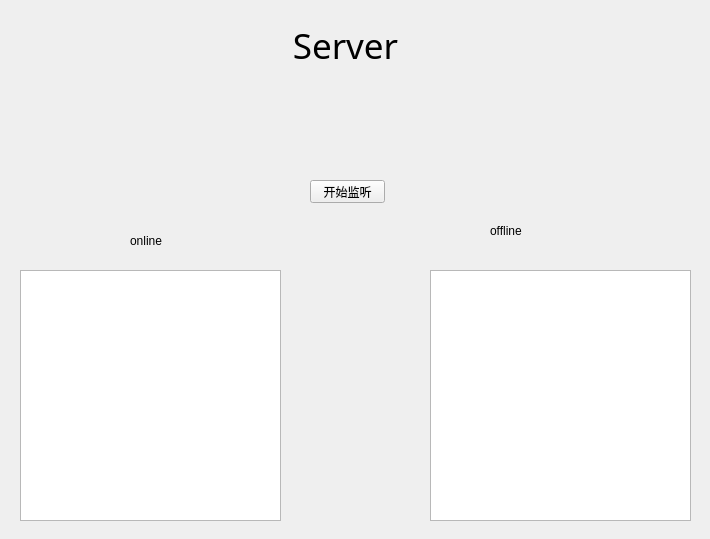
<?xml version="1.0" encoding="UTF-8"?>
<ui version="4.0">
 <class>Widget</class>
 <widget class="QWidget" name="Widget">
  <property name="geometry">
   <rect>
    <x>0</x>
    <y>0</y>
    <width>710</width>
    <height>539</height>
   </rect>
  </property>
  <property name="windowTitle">
   <string>Widget</string>
  </property>
  <widget class="QLabel" name="label">
   <property name="geometry">
    <rect>
     <x>240</x>
     <y>0</y>
     <width>211</width>
     <height>91</height>
    </rect>
   </property>
   <property name="font">
    <font>
     <family>微软雅黑</family>
     <pointsize>26</pointsize>
    </font>
   </property>
   <property name="text">
    <string>Server</string>
   </property>
   <property name="alignment">
    <set>Qt::AlignCenter</set>
   </property>
  </widget>
  <widget class="QPushButton" name="listenButton">
   <property name="geometry">
    <rect>
     <x>310</x>
     <y>180</y>
     <width>75</width>
     <height>23</height>
    </rect>
   </property>
   <property name="text">
    <string>开始监听</string>
   </property>
  </widget>
  <widget class="QLabel" name="listenStatus">
   <property name="geometry">
    <rect>
     <x>220</x>
     <y>120</y>
     <width>251</width>
     <height>31</height>
    </rect>
   </property>
   <property name="text">
    <string/>
   </property>
   <property name="alignment">
    <set>Qt::AlignCenter</set>
   </property>
  </widget>
  <widget class="QLabel" name="label_2">
   <property name="geometry">
    <rect>
     <x>130</x>
     <y>230</y>
     <width>81</width>
     <height>21</height>
    </rect>
   </property>
   <property name="text">
    <string>online</string>
   </property>
  </widget>
  <widget class="QLabel" name="label_3">
   <property name="geometry">
    <rect>
     <x>490</x>
     <y>220</y>
     <width>81</width>
     <height>21</height>
    </rect>
   </property>
   <property name="text">
    <string>offline</string>
   </property>
  </widget>
  <widget class="QListWidget" name="onlineList">
   <property name="geometry">
    <rect>
     <x>20</x>
     <y>270</y>
     <width>261</width>
     <height>251</height>
    </rect>
   </property>
  </widget>
  <widget class="QListWidget" name="offlineList">
   <property name="geometry">
    <rect>
     <x>430</x>
     <y>270</y>
     <width>261</width>
     <height>251</height>
    </rect>
   </property>
  </widget>
  <zorder>listenButton</zorder>
  <zorder>label</zorder>
  <zorder>listenStatus</zorder>
  <zorder>label_2</zorder>
  <zorder>label_3</zorder>
  <zorder>onlineList</zorder>
  <zorder>offlineList</zorder>
 </widget>
 <layoutdefault spacing="6" margin="11"/>
 <resources/>
 <connections/>
</ui>
